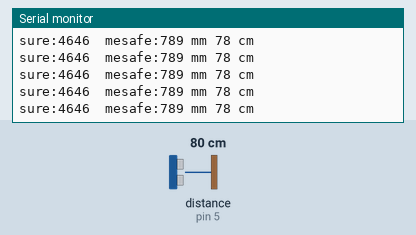
Recording of a sketch running on a simulated Arduino Uno, built with avr-gcc and run on an emulated ATmega328P. Shown: the last lines printed to the serial monitor. Wiring (inferred from the names in the program): ultrasonic range finder: trigger pin 4; echo pin 5. The test bench sets the inputs (shaded band); at power-on: distance to the obstacle (sensor on pin 5) 80 cm. The echo pulse lasts 58.3 µs per cm.

Above: at 1.2 s.
1.3 s: distance to the obstacle (sensor on pin 5) set to 2 cm
At 1.72 s:
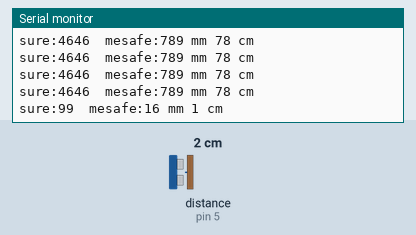
4.3 s: distance to the obstacle (sensor on pin 5) set to 4 cm
At 4.48 s:
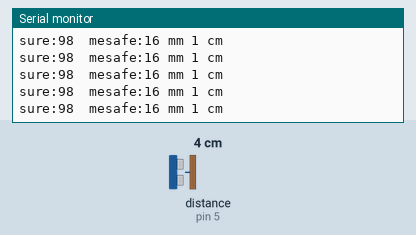
5.8 s: distance to the obstacle (sensor on pin 5) set to 299 cm
At 6.01 s:
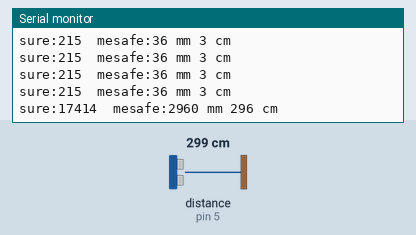
8.8 s: distance to the obstacle (sensor on pin 5) set to 2 cm
At 8.96 s:
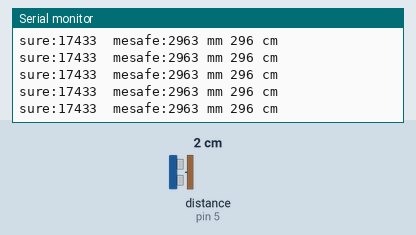
Timing chart, 0 to 11.8 s (numbered marks = the images above; inputs shaded):
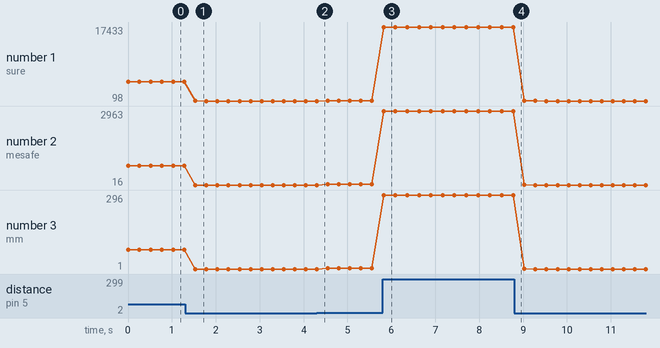

Measured:
- after the input at 1.3 s, the serial monitor: prints a new line after 0.24 s (image 1)
- after the input at 5.8 s, the serial monitor: prints a new line at once (image 3)
- plotted number 1: 4646 → 98 after the input at 1.3 s, 98 → 215 after the input at 4.3 s, 215 → 17433 after the input at 5.8 s, 17433 → 98 after the input at 8.8 s
- plotted number 2: 789 → 16 after the input at 1.3 s, 16 → 36 after the input at 4.3 s, 36 → 2963 after the input at 5.8 s, 2963 → 16 after the input at 8.8 s
- plotted number 3: 78 → 1 after the input at 1.3 s, 1 → 3 after the input at 4.3 s, 3 → 296 after the input at 5.8 s, 296 → 1 after the input at 8.8 s

The sketch:

gy_Ultrasonic_HCSR04_US015.ino
```cpp
/*
Gungor 14/09/2016
https://www.youtube.com/watch?v=bhWYVS_Rhug
https://www.youtube.com/watch?v=ZejQOX69K5M
v=340 m/s    0,034 cm    0,34 mm
*/
const int trigPin = 4;
const int echoPin = 5;
long sure =0;
int mesafe=0;

void setup (){
 pinMode(trigPin, OUTPUT);
 pinMode(echoPin, INPUT);
 Serial.begin(9600);
}

void loop () {
  digitalWrite(trigPin,LOW);
  delayMicroseconds(2);
  digitalWrite(trigPin,HIGH);
  delayMicroseconds(10);
  digitalWrite(trigPin,LOW);
  sure = pulseIn(echoPin,HIGH);
  mesafe  = sure*0.34/2;

  Serial.print ("sure:");
  Serial.print (sure);
  Serial.print ("  mesafe:");
  Serial.print (mesafe);
  Serial.print (" mm ");
  Serial.print (mesafe/10);
  Serial.println (" cm ");
  delay(250);
}
```
